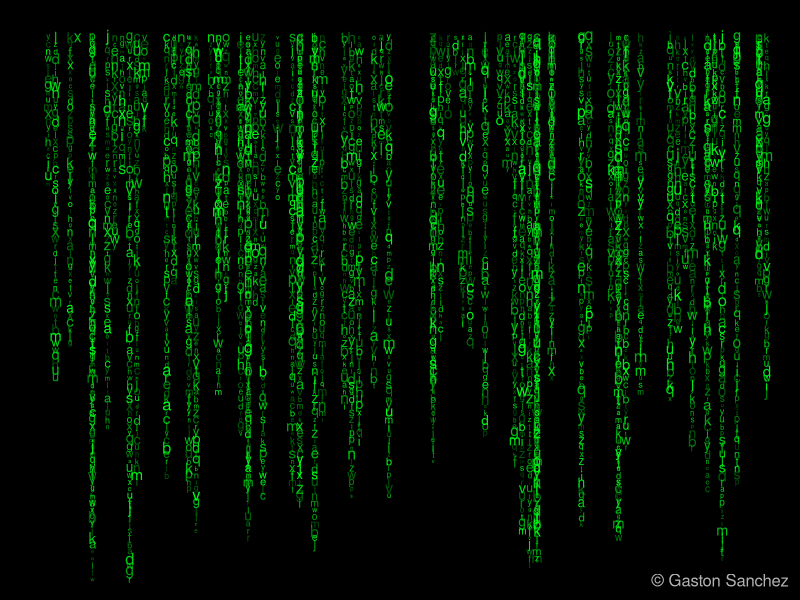

The R script that drew this image:

# generate pairs of x-y values
nx = 100
ny = 80
x = sample(x = 1:nx, size = 90, replace = TRUE)
y = seq(-1, -ny, length = 90)

# set graphical parameters
op = par(bg = "black", mar = c(0, 0.2, 0, 0.2))

# plot
plot(1:nx, seq(-1, -nx), type = "n", xlim = c(1, nx), ylim = c(-ny+10, 1))
for (i in seq_along(x))
{
    aux = sample(1:ny, 1)
    points(rep(x[i], aux), y[1:aux], pch = sample(letters, aux, replace = TRUE), 
           col = hsv(0.35, 1, 1, runif(aux, 0.3)), cex = runif(aux, 0.3))
}

# signature
legend("bottomright", legend = "© Gaston Sanchez", bty = "n", text.col = "gray70")
